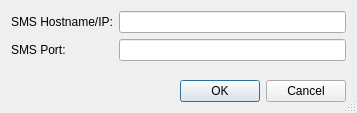
<?xml version="1.0" encoding="UTF-8"?>
<ui version="4.0">
 <class>ConfigureSMSConnectionDlg</class>
 <widget class="QDialog" name="ConfigureSMSConnectionDlg">
  <property name="windowModality">
   <enum>Qt::ApplicationModal</enum>
  </property>
  <property name="geometry">
   <rect>
    <x>0</x>
    <y>0</y>
    <width>357</width>
    <height>113</height>
   </rect>
  </property>
  <property name="windowTitle">
   <string>DASMON - SMS Connection Settings</string>
  </property>
  <property name="sizeGripEnabled">
   <bool>true</bool>
  </property>
  <property name="modal">
   <bool>true</bool>
  </property>
  <layout class="QVBoxLayout" name="verticalLayout">
   <item>
    <layout class="QFormLayout" name="formLayout">
     <item row="0" column="0">
      <widget class="QLabel" name="label">
       <property name="text">
        <string>SMS Hostname/IP:</string>
       </property>
      </widget>
     </item>
     <item row="0" column="1">
      <widget class="QLineEdit" name="hostEdit"/>
     </item>
     <item row="1" column="0">
      <widget class="QLabel" name="label_2">
       <property name="text">
        <string>SMS Port:</string>
       </property>
      </widget>
     </item>
     <item row="1" column="1">
      <widget class="QLineEdit" name="portEdit"/>
     </item>
    </layout>
   </item>
   <item>
    <widget class="QDialogButtonBox" name="buttonBox">
     <property name="orientation">
      <enum>Qt::Horizontal</enum>
     </property>
     <property name="standardButtons">
      <set>QDialogButtonBox::Cancel|QDialogButtonBox::Ok</set>
     </property>
    </widget>
   </item>
  </layout>
 </widget>
 <resources/>
 <connections>
  <connection>
   <sender>buttonBox</sender>
   <signal>accepted()</signal>
   <receiver>ConfigureSMSConnectionDlg</receiver>
   <slot>accept()</slot>
   <hints>
    <hint type="sourcelabel">
     <x>248</x>
     <y>254</y>
    </hint>
    <hint type="destinationlabel">
     <x>157</x>
     <y>274</y>
    </hint>
   </hints>
  </connection>
  <connection>
   <sender>buttonBox</sender>
   <signal>rejected()</signal>
   <receiver>ConfigureSMSConnectionDlg</receiver>
   <slot>reject()</slot>
   <hints>
    <hint type="sourcelabel">
     <x>316</x>
     <y>260</y>
    </hint>
    <hint type="destinationlabel">
     <x>286</x>
     <y>274</y>
    </hint>
   </hints>
  </connection>
 </connections>
</ui>
